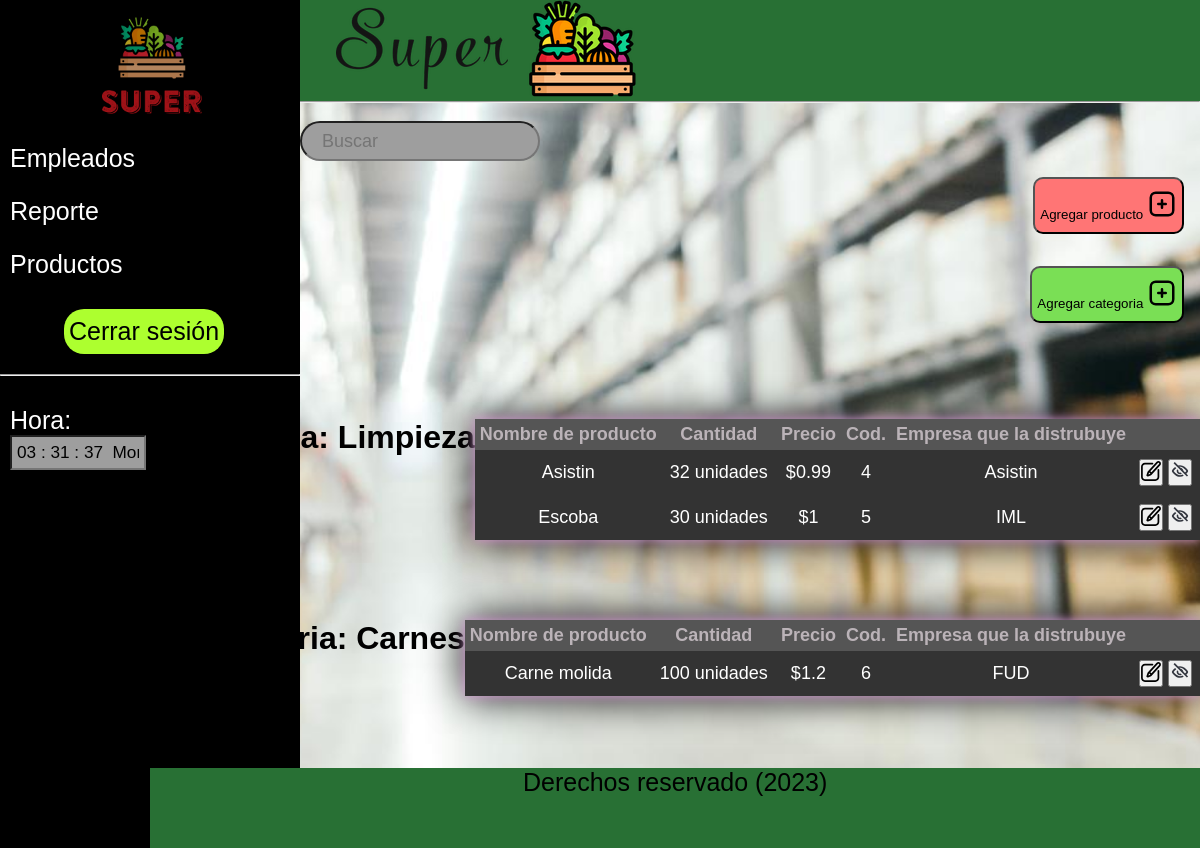
Screenshot of /php/adminProductos.php with the database file from the repository.
### tables this page shows
CREATE TABLE `categorias` (
  `ID` int(11) NOT NULL,
  `Nombre` varchar(200) NOT NULL
);

CREATE TABLE `productos` (
  `IDproducto` int(11) NOT NULL,
  `Nombre` varchar(200) NOT NULL,
  `Descripcion` varchar(500) NOT NULL,
  `proveedor` varchar(200) NOT NULL,
  `Cantidad` int(200) NOT NULL,
  `Precio` float NOT NULL,
  `IDcategoria` int(11) NOT NULL,
  `visible` tinyint(1) NOT NULL DEFAULT 1
);

### php/adminProductos.php (the view, shortened to what this page needs)
<?php
include "conexion.php";
$categoriaResult = mysqli_query($conn, "Select * from categorias");
$misCategorias = [];
while ($categoria = mysqli_fetch_assoc($categoriaResult)) {
    $misCategorias[] = $categoria;
}
?>
<!DOCTYPE html>
<html lang="en">
<head>
    <link rel="stylesheet" href="../css/Menúlateral.css">
    <link rel="stylesheet" href="../css/AdminProductos.css">
    <link rel="stylesheet" href="../css/modalStyle.css">
</head>
<body onload="mueveReloj()" background="../Imagenes/Imagenes-Empleado/fondo.avif">
    <header>
        <img src="../Imagenes/Imagenes-Empleado/holax2.png" alt="">
        <hr>
    </header>
    <section class="container">
        <div class="fondo">
            <img src="../Imagenes/Imagenes-Empleado/hola.png" alt="logo" width="100">
            <br>
            <ul>
                <li> <a href="../php/AdminEmpleados.php">Empleados</li></a>
                <li> <a href="../php/table.php">Reporte</a></li>
                <li><a href="../php/adminProductos.php">Productos</a></li>
                <br>
                <a href="../php/logout.php"><input id="cerrar" type="button" value="Cerrar sesión" /></a>
                <br>
                <hr>
                <br>
                <li><a href="#">Hora:</a>
                    <form name="form_reloj">
                        <input type="text" name="reloj" size="10" onfocus="window.document.form_reloj.reloj.blur()">
                    </form>
                </li>
        </div>
    </section>
    <br>
    <div class="buscador">
        <input type="text" placeholder="Buscar" required>
    </div>
    <div class="btnAdd">
        <a href="../php/AgregarProducto.php"><button id="AddProd">Agregar producto </button></a>
    </div>
    <div class="btnAdd">
        <a href="../php/CrearCategoria.php"><button id="AddCat_2">Agregar categoria </button></a>
    </div>
    <?php foreach ($misCategorias as $cate) {
    ?>
        <div id="cont">
            <h1 class="">Categoria: <?= $cate["Nombre"] ?></h1>
            <table class="" border="0">
                <tr class="first">
                    <th>Nombre de producto</th>
                    <th>Cantidad</th>
                    <th>Precio</th>
                    <th>Cod.</th>
                    <th>Empresa que la distrubuye</th>
                    <th></th>
                </tr>
                <?php $misProductos = [] ?>
                <?php $categoriaID = $cate['ID'] ?>
                <?php $ProductosResult = mysqli_query($conn, "Select * from productos where IDcategoria = $categoriaID"); ?>
                <?php while ($producto = mysqli_fetch_assoc($ProductosResult)) {
                    $misProductos[] = $producto;
                } ?>
                <?php foreach ($misProductos as $producto) {
                ?>
                <tr>
                <td><?=$producto['Nombre'] ?></td>
                <td><?=$producto['Cantidad'] ?> unidades</td>
                <td>$<?=$producto['Precio'] ?> </td>
                <td><?=$producto['IDproducto'] ?></td>
                <td><?=$producto['proveedor']?></td>
                <td><a href="../php/EditarProducto.php?ID=<?=$producto["IDproducto"]?>"><button></button></a>
                    <a href="../php/ocultarProducto.php?ID=<?=$producto["IDproducto"]?>"><button></button></a>
                </td>
                </tr>
                <?php } ?>
            </table>
        </div>
    <?php } ?>
    <br>
    <br>
    <br>
    <br>
    <div class="contfoo">
        <footer>
            <p id="footer">Derechos reservado (2023)</p>
        </footer>
    </div>
</body>
</html>

### css/Menúlateral.css (style rules this page uses)
* { margin: 0; padding: 0; box-sizing: border-box; }
.container { position: fixed; height: 100%; bottom: 0px; }
.fondo { width: 300px; height: 100%; background: rgb(0, 0, 0); float: left; }
.fondo img { width: 100px; display: block; margin-top: 15px; margin-left: 6.4rem; opacity: 0.7; }
.fondo ul li { list-style: none; padding: 12px 10px; }
a { text-decoration: none; color: rgb(255, 255, 255); font-size: 25px; }
p { text-decoration: none; color: rgb(255, 255, 255); font-size: 25px; }
p { color: white; }
.buscador { margin-left: 25%; padding: -5px; }
.buscador input { width: 240px; height: 40px; padding: 0 20px; font-size: 18px; color: black; outline: none; border-radius: 30px; }
#cerrar { border: 5px; font-size: 25px; background-color: greenyellow; margin-left: 4rem; margin-bottom: 20px; border-radius: 20px; height: 45px; width: 10rem; }
input { font-size: 17.2px; padding: 5px; background-color: rgb(158, 158, 158); }

### css/AdminProductos.css (style rules this page uses)
* { margin: 0; padding: 0; }
body { background-attachment: fixed; background-color: black; background-size: cover; background-repeat: no-repeat; }
header img { position: relative; left: 21rem; }
header { background-color: #287034; }
#cont { display: flex; justify-content: flex-end; margin-top: 10vh; }
.btnAdd { display: flex; justify-content: flex-end; padding: 2vh; margin: 0; }
#AddCat_2 { font-family: 'Trebuchet MS', 'Lucida Sans Unicode', 'Lucida Grande', 'Lucida Sans', Arial, sans-serif; padding: 10px 5px; background-color: rgb(122, 223, 85); border-radius: 10px; }
#AddProd { font-family: 'Trebuchet MS', 'Lucida Sans Unicode', 'Lucida Grande', 'Lucida Sans', Arial, sans-serif; padding: 10px 5px; background-color: rgb(255, 117, 117); border-radius: 10px; }
table { justify-content: end; font-size: 18px; border-color: rgb(255, 255, 255); box-shadow: 0 0 10px plum, 0 0 40px; border-spacing: 0ch; text-align: center; font-family: 'Courier New', Courier, monospace; }
th { color: rgb(187, 179, 184); padding: 5px; background-color: rgb(85, 85, 85); }
td { padding: 8px; color: white; background-color: rgb(51, 51, 51); }
#footer { color: black; text-align: center; }
.contfoo { display: flex; justify-content: flex-end; }
footer { width: 65.6rem; position: relative; height: 10vh; background-color: #287034; }

### css/modalStyle.css (style rules this page uses)
* { font-family: Arial, Helvetica, sans-serif; }

### rows the page displays
categorias: Nombre "Limpieza"
productos: Nombre "Asistin", Cantidad "32", Precio "0.99", IDproducto "4", proveedor "Asistin"
productos: Nombre "Escoba", Cantidad "30", Precio "1", IDproducto "5", proveedor "IML"
categorias: Nombre "Carnes"
productos: Nombre "Carne molida", Cantidad "100", Precio "1.2", IDproducto "6", proveedor "FUD"
